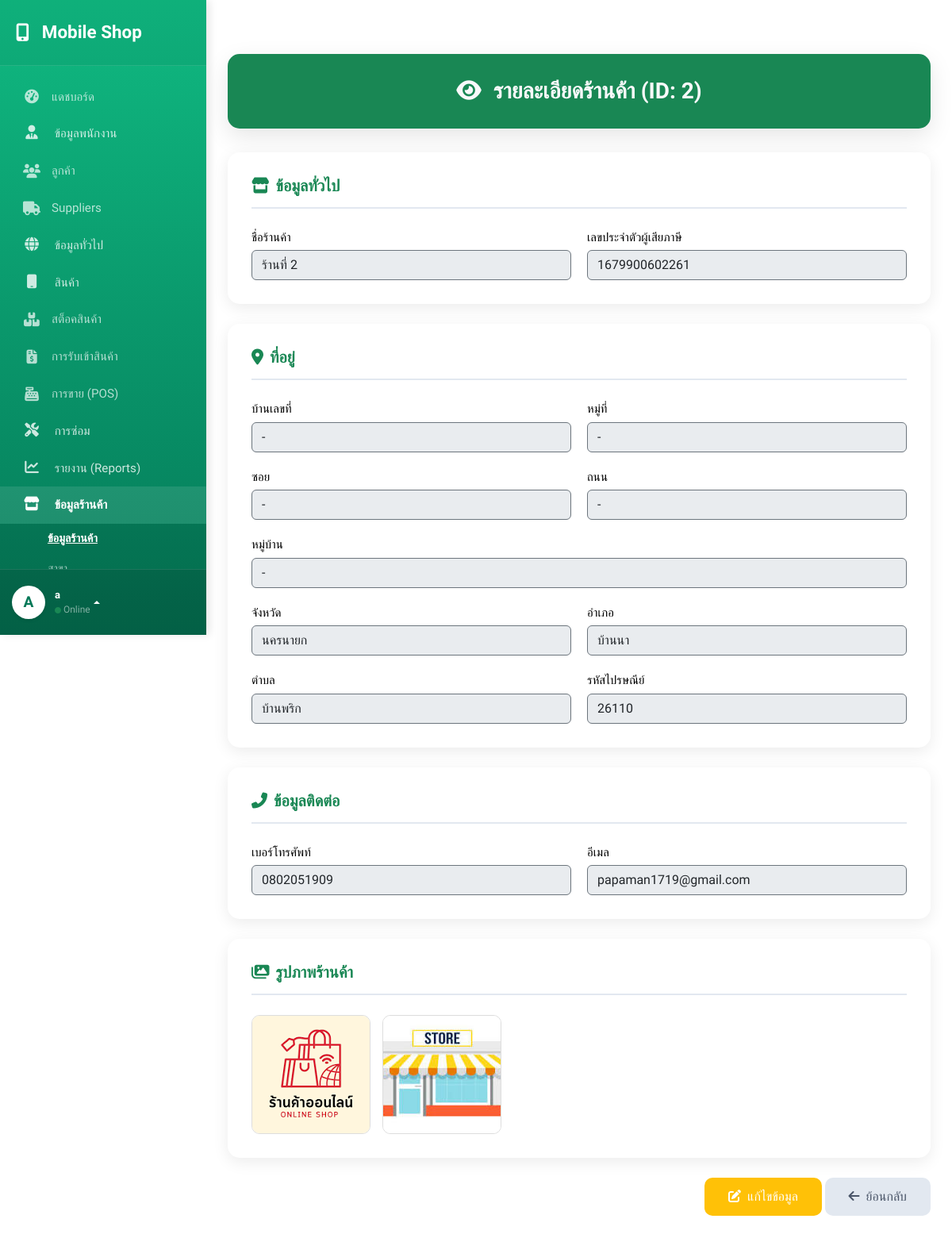
The app's page /shop/view_shop.php?id=2 (signed in) with its own data.
### tables this page shows
CREATE TABLE `shop_info` (
  `shop_id` int(3) NOT NULL,
  `shop_name` varchar(50) NOT NULL,
  `tax_id` varchar(20) NOT NULL,
  `shop_phone` varchar(20) NOT NULL,
  `shop_email` varchar(50) DEFAULT NULL,
  `logo` varchar(255) DEFAULT NULL,
  `create_at` datetime NOT NULL DEFAULT current_timestamp(),
  `update_at` datetime NOT NULL DEFAULT current_timestamp(),
  `Addresses_address_id` int(6) NOT NULL,
  `shop_app_password` varchar(50) DEFAULT NULL COMMENT 'รหัสผ่านแอปสำหรับส่งอีเมล',
  `promptpay_number` varchar(20) DEFAULT NULL COMMENT 'เบอร์พร้อมเพย์หรือเลขบัญชีสำหรับรับเงิน'
);

CREATE TABLE `addresses` (
  `address_id` int(6) NOT NULL,
  `home_no` varchar(20) DEFAULT NULL,
  `moo` varchar(20) DEFAULT NULL,
  `soi` varchar(50) DEFAULT NULL,
  `road` varchar(50) DEFAULT NULL,
  `village` varchar(50) DEFAULT NULL,
  `subdistricts_subdistrict_id` int(6) NOT NULL
);

CREATE TABLE `provinces` (
  `province_id` int(2) NOT NULL,
  `province_name_th` varchar(50) NOT NULL,
  `province_name_en` varchar(50) DEFAULT NULL,
  `shop_info_shop_id` int(3) DEFAULT 0
);

CREATE TABLE `districts` (
  `district_id` int(4) NOT NULL,
  `district_name_th` varchar(50) NOT NULL,
  `district_name_en` varchar(50) DEFAULT NULL,
  `provinces_province_id` int(2) NOT NULL,
  `shop_info_shop_id` int(3) NOT NULL DEFAULT 0 COMMENT 'รหัสร้านค้า (0=ส่วนกลาง)'
);

CREATE TABLE `subdistricts` (
  `subdistrict_id` int(6) NOT NULL,
  `subdistrict_name_th` varchar(50) NOT NULL,
  `subdistrict_name_en` varchar(50) DEFAULT NULL,
  `zip_code` varchar(5) NOT NULL,
  `districts_district_id` int(4) NOT NULL,
  `shop_info_shop_id` int(3) DEFAULT 0
);

### shop/view_shop.php (the view, shortened to what this page needs)
<?php
require '../config/config.php';
$shop_id = $_GET['id'] ?? 0;
$sql = "SELECT
            s.shop_id, s.shop_name, s.tax_id, s.shop_phone, s.shop_email, s.logo,
            a.home_no, a.moo, a.soi, a.road, a.village,
            sub.subdistrict_name_th, sub.zip_code,
            d.district_name_th,
            p.province_name_th
        FROM shop_info s
        LEFT JOIN addresses a ON s.Addresses_address_id = a.address_id
        LEFT JOIN subdistricts sub ON a.subdistricts_subdistrict_id = sub.subdistrict_id
        LEFT JOIN districts d ON sub.districts_district_id = d.district_id
        LEFT JOIN provinces p ON d.provinces_province_id = p.province_id
        WHERE s.shop_id = ?";
$stmt = $conn->prepare($sql);
$stmt->bind_param("i", $shop_id);
$stmt->execute();
$result = $stmt->get_result();
$data = $result->fetch_assoc();
$current_logo_list = !empty($data['logo']) ? explode(',', $data['logo']) : [];
function displayValue($value)
{
    $value = trim($value ?? '');
    return htmlspecialchars($value === '' ? '-' : $value);
}
?>
<!DOCTYPE html>
<html lang="th">
<head>
    <link href="https://cdn.jsdelivr.net/npm/bootstrap@5.3.3/dist/css/bootstrap.min.css" rel="stylesheet">
    <link rel="stylesheet" href="https://cdnjs.cloudflare.com/ajax/libs/font-awesome/6.5.1/css/all.min.css">
</head>
<body>
    <div class="d-flex" id="wrapper">
        <?php include '../global/sidebar.php'; ?>
        <div class="main-content w-100">
            <div class="container-fluid py-4">
                <div class="container my-4">
                    <div class="page-header">
                        <h4 class="text-light">
                            <i class="fas fa-eye me-2"></i>
                            รายละเอียดร้านค้า (ID: <?= htmlspecialchars($data['shop_id']) ?>)
                        </h4>
                    </div>
                    <div class="form-section">
                        <h5><i class="fas fa-store me-2"></i>ข้อมูลทั่วไป</h5>
                        <div class="form-grid">
                            <div>
                                <label class="form-label">ชื่อร้านค้า</label>
                                <div class="view-field border-secondary"><?= displayValue($data['shop_name']) ?></div>
                            </div>
                            <div>
                                <label class="form-label">เลขประจำตัวผู้เสียภาษี</label>
                                <div class="view-field border-secondary"><?= displayValue($data['tax_id']) ?></div>
                            </div>
                        </div>
                    </div>
                    <div class="form-section">
                        <h5><i class="fas fa-map-marker-alt me-2"></i>ที่อยู่</h5>
                        <div class="form-grid">
                            <div>
                                <label class="form-label">บ้านเลขที่</label>
                                <div class="view-field border-secondary"><?= displayValue($data['home_no']) ?></div>
                            </div>
                            <div>
                                <label class="form-label">หมู่ที่</label>
                                <div class="view-field border-secondary"><?= displayValue($data['moo']) ?></div>
                            </div>
                            <div>
                                <label class="form-label">ซอย</label>
                                <div class="view-field border-secondary"><?= displayValue($data['soi']) ?></div>
                            </div>
                            <div>
                                <label class="form-label">ถนน</label>
                                <div class="view-field border-secondary"><?= displayValue($data['road']) ?></div>
                            </div>
                            <div class="form-grid-full">
                                <label class="form-label">หมู่บ้าน</label>
                                <div class="view-field border-secondary"><?= displayValue($data['village']) ?></div>
                            </div>
                            <div>
                                <label class="form-label">จังหวัด</label>
                                <div class="view-field border-secondary"><?= displayValue($data['province_name_th']) ?></div>
                            </div>
                            <div>
                                <label class="form-label">อำเภอ</label>
                                <div class="view-field border-secondary"><?= displayValue($data['district_name_th']) ?></div>
                            </div>
                            <div>
                                <label class="form-label">ตำบล</label>
                                <div class="view-field border-secondary"><?= displayValue($data['subdistrict_name_th']) ?></div>
                            </div>
                            <div>
                                <label class="form-label">รหัสไปรษณีย์</label>
                                <div class="view-field border-secondary"><?= displayValue($data['zip_code']) ?></div>
                            </div>
                        </div>
                    </div>
                    <div class="form-section">
                        <h5><i class="fas fa-phone-alt me-2"></i>ข้อมูลติดต่อ</h5>
                        <div class="form-grid">
                            <div>
                                <label class="form-label">เบอร์โทรศัพท์</label>
                                <div class="view-field border-secondary"><?= displayValue($data['shop_phone']) ?></div>
                            </div>
                            <div>
                                <label class="form-label">อีเมล</label>
                                <div class="view-field border-secondary"><?= displayValue($data['shop_email']) ?></div>
                            </div>
                        </div>
                    </div>
                    <div class="form-section">
                        <h5><i class="fas fa-images me-2"></i>รูปภาพร้านค้า</h5>
                        <div id="imagePreview" class="image-preview">
                            <?php if (empty($current_logo_list)): ?>
                                <p class="text-muted">ไม่มีรูปภาพ</p>
                            <?php else: ?>
                                <?php foreach ($current_logo_list as $img_name): ?>
                                    <div class="image-preview-item">
                                        <img src="../uploads/shops/<?= htmlspecialchars($img_name) ?>"
                                            alt="Shop Image"
                                            onerror="this.parentElement.innerHTML = '<div class=\'image-preview-item\'>' +
                                 '<i class=\'fas fa-exclamation-triangle\'></i><small>Error</small></div>'">
                                    </div>
                                <?php endforeach; ?>
                            <?php endif; ?>
                        </div>
                    </div>
                    <div class="text-end">
                        <a href="edit_shop.php?id=<?= htmlspecialchars($shop_id) ?>" class="btn btn-edit">
                            <i class="fas fa-edit me-2"></i>แก้ไขข้อมูล
                        </a>
                        <a href="shop.php" class="btn btn-secondary">
                            <i class="fas fa-arrow-left me-2"></i>ย้อนกลับ
                        </a>
                    </div>
                </div>
            </div>
        </div>
    </div>
</body>
</html>

### global/sidebar.php (style rules this page uses)
:root { --sidebar-width: 260px; --sidebar-bg-gradient: linear-gradient(180deg, #10b981 0%, #047857 100%); --sidebar-text: #ffffff; --sidebar-text-muted: rgba(255, 255, 255, 0.7); --sidebar-hover-bg: rgba(255, 255, 255, 0.15); --sidebar-active-bg: #ffffff; --sidebar-active-text: #047857; }
#wrapper { display: flex; width: 100%; overflow-x: hidden; }
.main-content { width: 100%; margin-left: var(--sidebar-width); transition: margin 0.25s ease-out; }

### records on screen
shop_info: shop_id "2", shop_name "ร้านที่ 2", tax "1679900602261", addresses.home_no "-", addresses.moo "-", addresses.soi "-", addresses.road "-", addresses.village "-", provinces.province_name_th "นครนายก", districts.district_name_th "บ้านนา", subdistricts.subdistrict_name_th "บ้านพริก", subdistricts.zip_code "26110", shop_phone "0802051909", shop_email "papaman1719@gmail.com"

### other values on screen
$user_avatar_char "A"
$sidebar_username "a"
